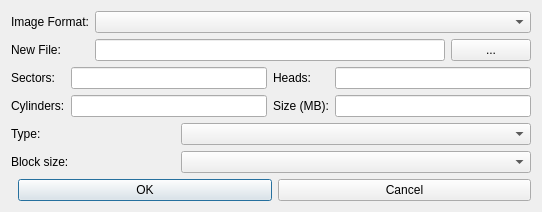
<?xml version="1.0" encoding="UTF-8"?>
<ui version="4.0">
 <class>HdNewDlg</class>
 <widget class="QWidget" name="HdNewDlg">
  <property name="windowTitle">
   <string>New Hard Disc</string>
  </property>
  <layout class="QVBoxLayout" name="mainLayout">
   <item>
    <layout class="QGridLayout" name="formLayout">
     <item row="0" column="0">
      <widget class="QLabel" name="labelFormat">
       <property name="text">
        <string>Image Format:</string>
       </property>
      </widget>
     </item>
     <item row="0" column="1" colspan="2">
      <widget class="QComboBox" name="IDC_HDFORMAT">
       <property name="minimumSize">
        <size>
         <width>350</width>
         <height>0</height>
        </size>
       </property>
      </widget>
     </item>
     <item row="1" column="0">
      <widget class="QLabel" name="labelNewFile">
       <property name="text">
        <string>New File:</string>
       </property>
      </widget>
     </item>
     <item row="1" column="1">
      <widget class="QLineEdit" name="IDC_EDITC">
       <property name="minimumSize">
        <size>
         <width>350</width>
         <height>0</height>
        </size>
       </property>
      </widget>
     </item>
     <item row="1" column="2">
      <widget class="QPushButton" name="IDC_CFILE">
       <property name="text">
        <string>...</string>
       </property>
       <property name="toolTip">
        <string>Browse</string>
       </property>
      </widget>
     </item>
    </layout>
   </item>
   <item>
    <layout class="QGridLayout" name="geometryLayout">
     <item row="0" column="0">
      <widget class="QLabel" name="labelSectors">
       <property name="text">
        <string>Sectors:</string>
       </property>
      </widget>
     </item>
     <item row="0" column="1">
      <widget class="QLineEdit" name="IDC_EDIT1"/>
     </item>
     <item row="0" column="2">
      <widget class="QLabel" name="labelHeads">
       <property name="text">
        <string>Heads:</string>
       </property>
      </widget>
     </item>
     <item row="0" column="3">
      <widget class="QLineEdit" name="IDC_EDIT2"/>
     </item>
     <item row="1" column="0">
      <widget class="QLabel" name="labelCylinders">
       <property name="text">
        <string>Cylinders:</string>
       </property>
      </widget>
     </item>
     <item row="1" column="1">
      <widget class="QLineEdit" name="IDC_EDIT3"/>
     </item>
     <item row="1" column="2">
      <widget class="QLabel" name="labelSizeMB">
       <property name="text">
        <string>Size (MB):</string>
       </property>
      </widget>
     </item>
     <item row="1" column="3">
      <widget class="QLineEdit" name="IDC_EDIT4"/>
     </item>
    </layout>
   </item>
   <item>
    <layout class="QHBoxLayout" name="typeLayout">
     <item>
      <widget class="QLabel" name="labelType">
       <property name="text">
        <string>Type:</string>
       </property>
      </widget>
     </item>
     <item>
      <widget class="QComboBox" name="IDC_HDTYPE">
       <property name="minimumSize">
        <size>
         <width>350</width>
         <height>0</height>
        </size>
       </property>
      </widget>
     </item>
    </layout>
   </item>
   <item>
    <layout class="QHBoxLayout" name="blocksizeLayout">
     <item>
      <widget class="QLabel" name="IDC_HDBLOCKSIZELABEL">
       <property name="text">
        <string>Block size:</string>
       </property>
      </widget>
     </item>
     <item>
      <widget class="QComboBox" name="IDC_HDBLOCKSIZE">
       <property name="minimumSize">
        <size>
         <width>350</width>
         <height>0</height>
        </size>
       </property>
      </widget>
     </item>
    </layout>
   </item>
   <item>
    <layout class="QHBoxLayout" name="buttonLayout">
     <item>
      <spacer name="buttonSpacer">
       <property name="orientation">
        <enum>Qt::Horizontal</enum>
       </property>
      </spacer>
     </item>
     <item>
      <widget class="QPushButton" name="wxID_OK">
       <property name="text">
        <string>OK</string>
       </property>
       <property name="default">
        <bool>true</bool>
       </property>
      </widget>
     </item>
     <item>
      <widget class="QPushButton" name="wxID_CANCEL">
       <property name="text">
        <string>Cancel</string>
       </property>
      </widget>
     </item>
    </layout>
   </item>
  </layout>
 </widget>
 <resources/>
 <connections/>
</ui>
